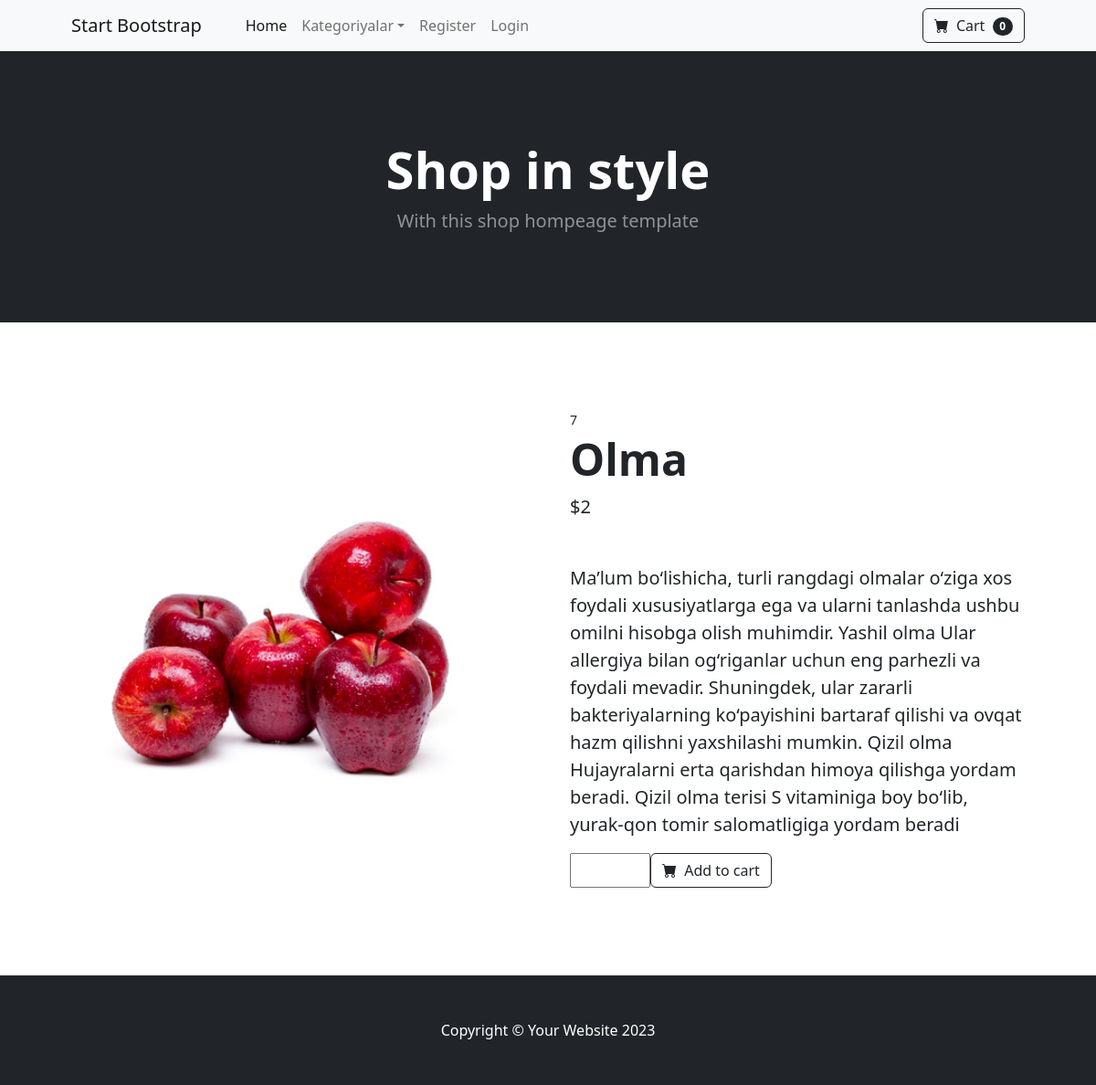
The app's page /about/7/, older data.
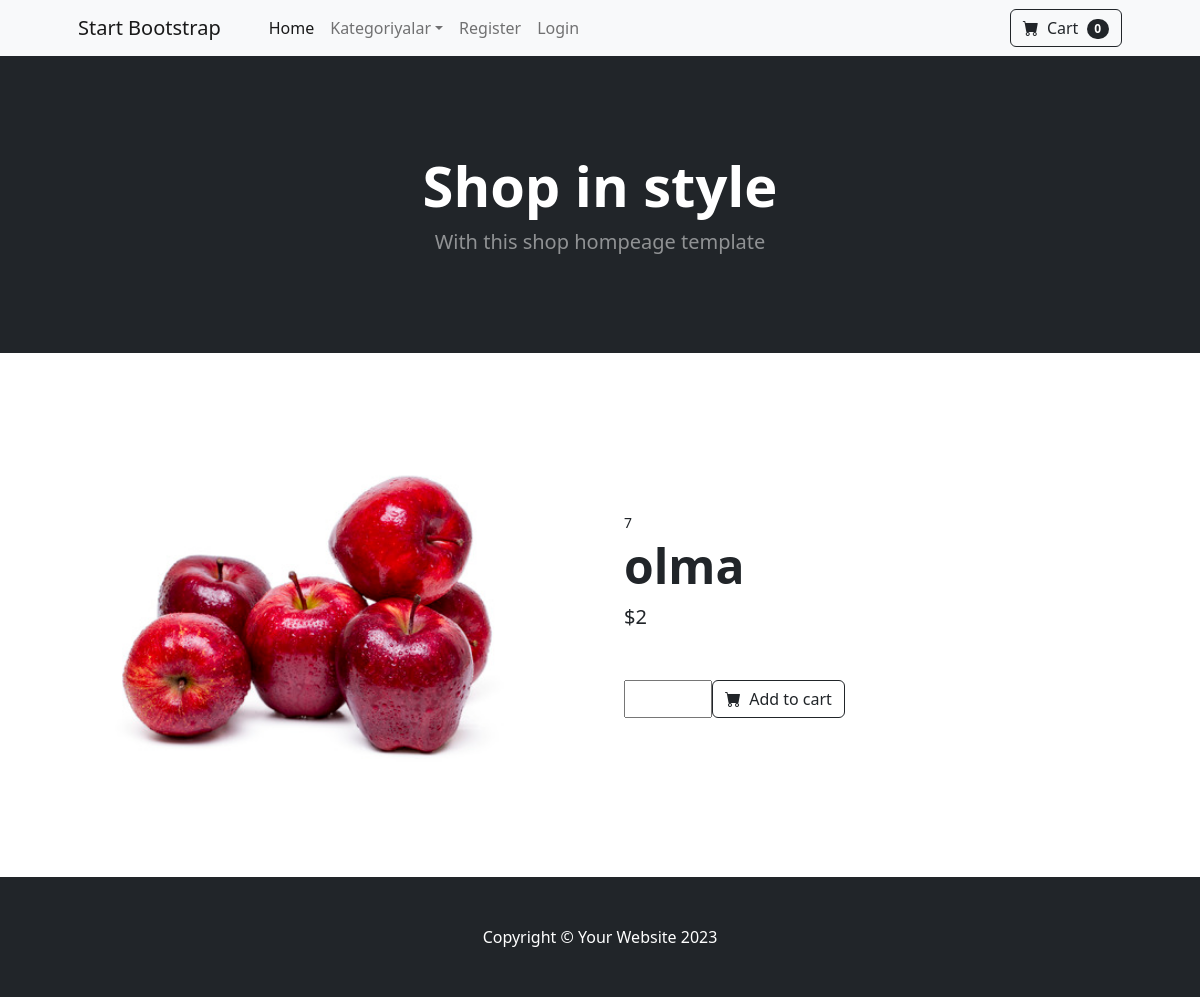
The same page, newer data.
### product/models.py (models this page shows, shortened)
class Product(BaseModel):
    name=models.CharField(max_length=250)
    users=models.ForeignKey(User, on_delete=models.CASCADE, related_name='products')
    price=models.PositiveIntegerField(default=0)
    cat=models.ForeignKey(Category, on_delete=models.CASCADE, related_name='products')
    about=models.TextField(default='', null=True, blank=True)
    image=models.ImageField(upload_to='product_images/', null=True ,
                            validators=[FileExtensionValidator(allowed_extensions=['jpeg', 'png', 'jpg'])])
    class Meta:
        verbose_name='Mahsulot'
        verbose_name_plural='Mahsulotlar'

### product/views.py (the view)
# urls.py: path('about/<int:id>/', views.About, name='about'),
def About(request, id):
    category=Category.objects.all()
    product=get_object_or_404(Product, pk=id)
    data={
        'category': category,
        'product': product
    }
    return render(request, 'product/about.html' , context=data)

### product/cart.py (called while the page is built)
    def __len__(self):
        return len(self.cart)

### product/context_processors.py (called while the page is built)
def categories(request):
    return { 'categories': Category.objects.all()}

def cart(request):
    return {'cart': Cart(request)}

### product/templates/product/about.html (shortened to what this page needs)
{% extends 'base.html' %}
{% block content %}
<section class="py-5">
    <div class="container px-4 px-lg-5 my-5">
        <div class="row gx-4 gx-lg-5 align-items-center">
            <div class="col-md-6"><img class="card-img-top mb-5 mb-md-0" src="{{product.image.url}}" alt="..." /></div>
            <div class="col-md-6">
                <div class="small mb-1">{{product.id}}</div>
                <h1 class="display-5 fw-bolder">{{product.name}}</h1>
                <div class="fs-5 mb-5">
                    <span class="">${{product.price}}</span>
                </div>
                <p class="lead">{{product.about}}</p>
                <div class="d-flex">
                    <input  id="inputQuantity" ui-input type="number" min="1" minlength="1" data-test-id="input__quantity" class max="15">
                    <button class="btn btn-outline-dark flex-shrink-0" id="add-cart" value="{{product.id}}" type="button">
                        <i class="bi-cart-fill me-1" ></i>
                        Add to cart
                    </button>
                </div>
            </div>
        </div>
    </div>
</section>
   {% endblock%}

Row changes from the older to the newer data that the page shows:
changed Product: name "Olma" → "olma"; about "Ma’lum bo‘lishicha, turli rangdagi olmalar o‘ziga xos foydali xususiyatlarga ega va ularni tanlashda ushbu omilni hisobga olish muhimdir. Yashil olma Ular allergiya bilan og‘riganlar uchun eng parhezli va foydali mevadir. Shuningdek, ular zararli bakteriyalarning ko‘payishini bartaraf qilishi va ovqat hazm qilishni yaxshilashi mumkin. Qizil olma Hujayralarni erta qarishdan himoya qilishga yordam beradi. Qizil olma terisi S vitaminiga boy bo‘lib, yurak-qon tomir salomatligiga yordam beradi" → (not shown)
